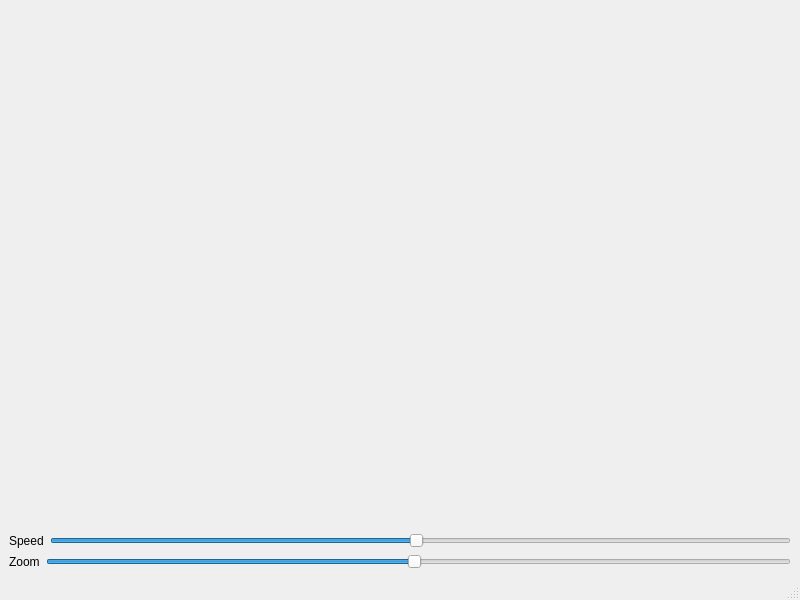
<?xml version="1.0" encoding="UTF-8"?>
<ui version="4.0">
 <class>OpenGLWindow</class>
 <widget class="QMainWindow" name="OpenGLWindow">
  <property name="geometry">
   <rect>
    <x>0</x>
    <y>0</y>
    <width>800</width>
    <height>600</height>
   </rect>
  </property>
  <property name="windowTitle">
   <string>MainWindow</string>
  </property>
  <widget class="QWidget" name="centralwidget">
   <layout class="QGridLayout" name="gridLayout">
    <item row="0" column="0">
     <widget class="OpenGLWidget" name="widget" native="true">
      <property name="sizePolicy">
       <sizepolicy hsizetype="Expanding" vsizetype="Expanding">
        <horstretch>0</horstretch>
        <verstretch>0</verstretch>
       </sizepolicy>
      </property>
     </widget>
    </item>
    <item row="0" column="1">
     <layout class="QVBoxLayout" name="verticalLayout"/>
    </item>
    <item row="1" column="0">
     <layout class="QVBoxLayout" name="verticalLayout_2">
      <item>
       <layout class="QHBoxLayout" name="horizontalLayout_2">
        <item>
         <widget class="QLabel" name="speedLabel">
          <property name="text">
           <string>Speed</string>
          </property>
         </widget>
        </item>
        <item>
         <widget class="QSlider" name="speedSlider">
          <property name="minimum">
           <number>1</number>
          </property>
          <property name="maximum">
           <number>100</number>
          </property>
          <property name="singleStep">
           <number>1</number>
          </property>
          <property name="sliderPosition">
           <number>50</number>
          </property>
          <property name="orientation">
           <enum>Qt::Horizontal</enum>
          </property>
         </widget>
        </item>
       </layout>
      </item>
      <item>
       <layout class="QHBoxLayout" name="horizontalLayout">
        <item>
         <widget class="QLabel" name="zoomLabel">
          <property name="text">
           <string>Zoom</string>
          </property>
         </widget>
        </item>
        <item>
         <widget class="QSlider" name="zoomSlider">
          <property name="minimum">
           <number>1</number>
          </property>
          <property name="maximum">
           <number>100</number>
          </property>
          <property name="singleStep">
           <number>1</number>
          </property>
          <property name="sliderPosition">
           <number>50</number>
          </property>
          <property name="orientation">
           <enum>Qt::Horizontal</enum>
          </property>
         </widget>
        </item>
       </layout>
      </item>
     </layout>
    </item>
   </layout>
  </widget>
  <widget class="QMenuBar" name="menubar">
   <property name="geometry">
    <rect>
     <x>0</x>
     <y>0</y>
     <width>800</width>
     <height>27</height>
    </rect>
   </property>
  </widget>
  <widget class="QStatusBar" name="statusbar"/>
 </widget>
 <customwidgets>
  <customwidget>
   <class>OpenGLWidget</class>
   <extends>QWidget</extends>
   <header>Utils3d/openglwidget.h</header>
   <container>1</container>
  </customwidget>
 </customwidgets>
 <resources/>
 <connections/>
</ui>
